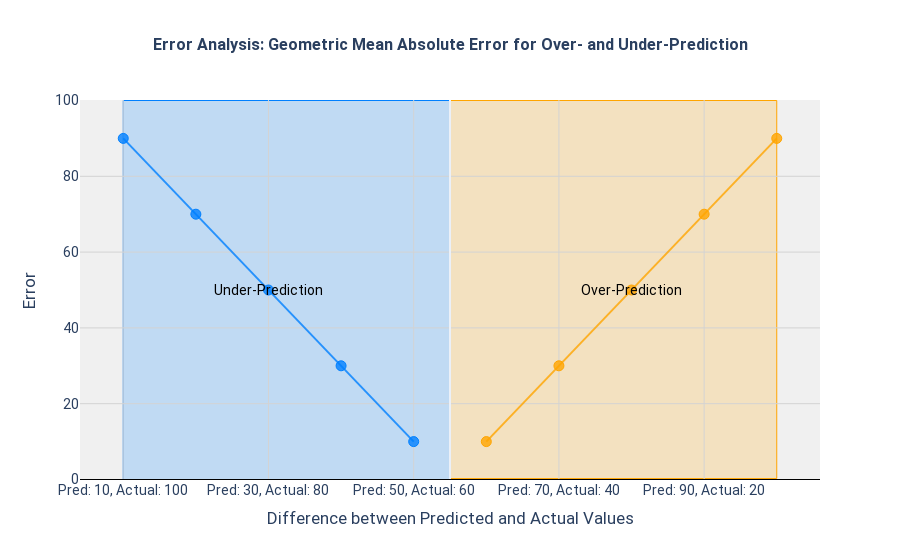

Notebook cell for this chart:
### Code cell
def geometric_mean_absolute_error(actual, pred):
    actual, pred = np.array(actual), np.array(pred)
    absolute_errors = np.abs(actual - pred)
    gmae = np.prod(absolute_errors) ** (1 / len(absolute_errors))
    return gmae  # Return the geometric mean absolute error

html_str = plot_error_symmetry(geometric_mean_absolute_error)
print(html_str)

### Figure 1 — Plotly figure (JSON) as saved in the notebook; plotly's stock layout.template omitted (floating-point values rounded to 4 significant figures)
{"data": [{"hoverinfo": "text", "marker": {"color": "rgba(255, 165, 0, 0.8)", "line": {"color": "rgba(255, 165, 0, 1)", "width": 1}, "size": 10}, "mode": "lines+markers", "name": "Over-Prediction Error", "text": ["Pred: 10, Actual: 100, Error: nan", "Pred: 20, Actual: 90, Error: nan", "Pred: 30, Actual: 80, Error: nan", "Pred: 40, Actual: 70, Error: nan", "Pred: 50, Actual: 60, Error: nan", "Pred: 60, Actual: 50, Error: 10", "Pred: 70, Actual: 40, Error: 30", "Pred: 80, Actual: 30, Error: 50", "Pred: 90, Actual: 20, Error: 70", "Pred: 100, Actual: 10, Error: 90"], "type": "scatter", "x": [null, null, null, null, null, 10, 30, 50, 70, 90], "y": [null, null, null, null, null, 10, 30, 50, 70, 90]}, {"hoverinfo": "text", "marker": {"color": "rgba(0, 128, 255, 0.8)", "line": {"color": "rgba(0, 128, 255, 1)", "width": 1}, "size": 10}, "mode": "lines+markers", "name": "Under-Prediction Error", "text": ["Pred: 10, Actual: 100, Error: 90", "Pred: 20, Actual: 90, Error: 70", "Pred: 30, Actual: 80, Error: 50", "Pred: 40, Actual: 70, Error: 30", "Pred: 50, Actual: 60, Error: 10", "Pred: 60, Actual: 50, Error: nan", "Pred: 70, Actual: 40, Error: nan", "Pred: 80, Actual: 30, Error: nan", "Pred: 90, Actual: 20, Error: nan", "Pred: 100, Actual: 10, Error: nan"], "type": "scatter", "x": [-90, -70, -50, -30, -10, null, null, null, null, null], "y": [90, 70, 50, 30, 10, null, null, null, null, null]}], "layout": {"annotations": [{"align": "center", "font": {"color": "black", "size": 14}, "showarrow": false, "text": "Under-Prediction", "x": -50, "y": 50}, {"align": "center", "font": {"color": "black", "size": 14}, "showarrow": false, "text": "Over-Prediction", "x": 50, "y": 50}], "font": {"family": "\"Segoe UI\", \"Roboto\", \"Oxygen\", \"Ubuntu\", \"Droid Sans\", \"Helvetica Neue\", sans-serif", "size": 14}, "plot_bgcolor": "rgba(240, 240, 240, 0.95)", "shapes": [{"fillcolor": "rgba(0, 128, 255, 0.2)", "layer": "below", "line": {"color": "rgba(0, 128, 255, 1)", "width": 1}, "type": "rect", "x0": -90, "x1": 0, "y0": 0, "y1": 100}, {"fillcolor": "rgba(255, 165, 0, 0.2)", "layer": "below", "line": {"color": "rgba(255, 165, 0, 1)", "width": 1}, "type": "rect", "x0": 0, "x1": 90, "y0": null, "y1": 100}], "showlegend": false, "title": {"font": {"family": "\"Segoe UI\", \"Roboto\", \"Oxygen\", \"Ubuntu\", \"Droid Sans\", \"Helvetica Neue\", sans-serif", "size": 16, "weight": "bold"}, "text": "Error Analysis: Geometric Mean Absolute Error for Over- and Under-Prediction", "x": 0.5}, "xaxis": {"gridcolor": "lightgrey", "tickmode": "array", "ticktext": ["Pred: 10, Actual: 100", "Pred: 30, Actual: 80", "Pred: 50, Actual: 60", "Pred: 70, Actual: 40", "Pred: 90, Actual: 20"], "tickvals": [-90, -50, -10, 30, 70], "title": {"text": "Difference between Predicted and Actual Values"}}, "yaxis": {"gridcolor": "lightgrey", "title": {"text": "Error"}, "zeroline": true, "zerolinecolor": "black", "zerolinewidth": 1}}}
